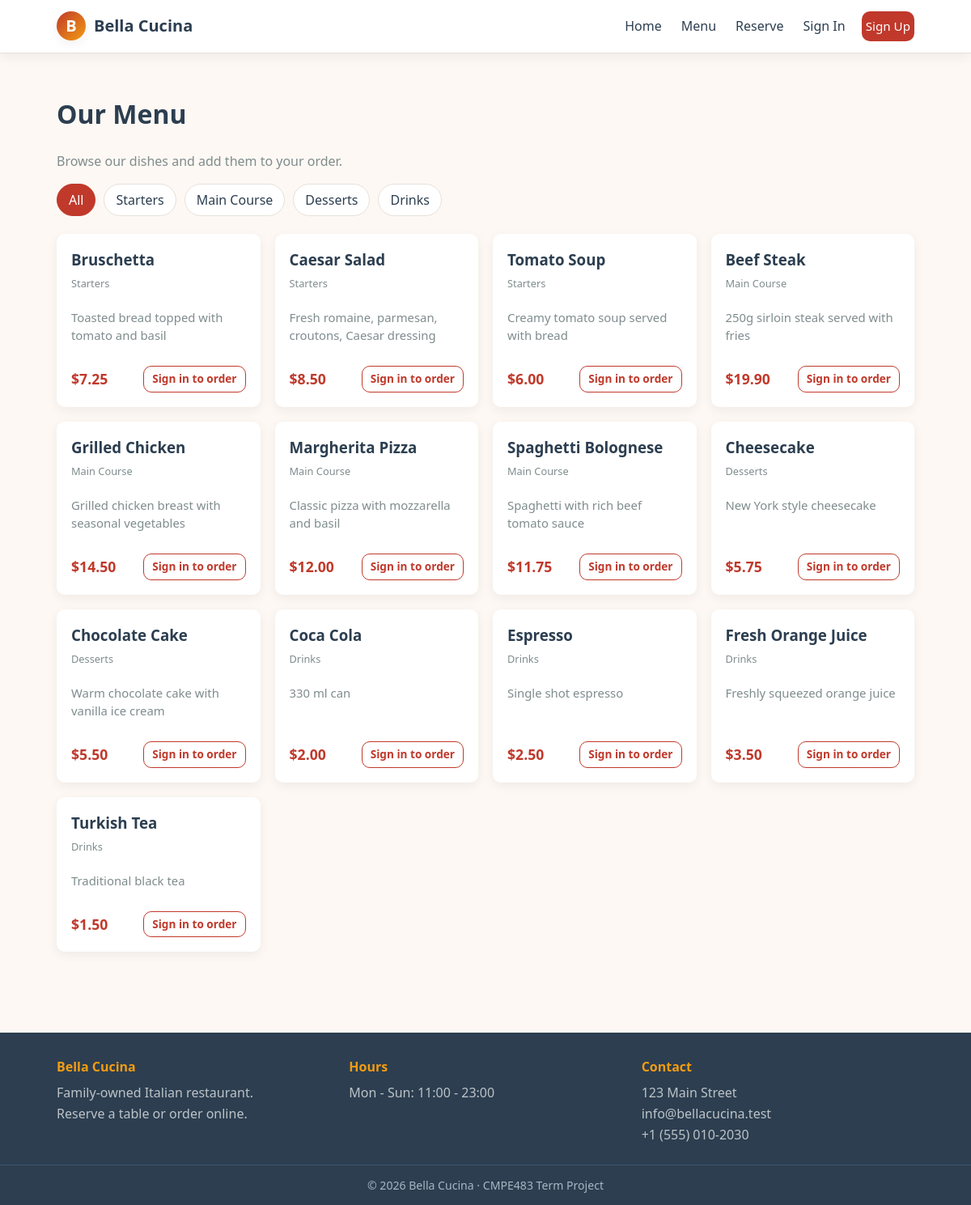
Page /menu.php on the committed database.
### tables this page shows
CREATE TABLE categories (
    id          INT AUTO_INCREMENT PRIMARY KEY,
    name        VARCHAR(80) NOT NULL UNIQUE,
    description VARCHAR(255) DEFAULT NULL,
    created_at  TIMESTAMP DEFAULT CURRENT_TIMESTAMP
);

CREATE TABLE menu_items (
    id           INT AUTO_INCREMENT PRIMARY KEY,
    category_id  INT NOT NULL,
    name         VARCHAR(120) NOT NULL,
    description  TEXT,
    price        DECIMAL(8,2) NOT NULL,
    image        VARCHAR(255) DEFAULT NULL,
    available    TINYINT(1) NOT NULL DEFAULT 1,
    created_at   TIMESTAMP DEFAULT CURRENT_TIMESTAMP,
    CONSTRAINT fk_menu_category
        FOREIGN KEY (category_id) REFERENCES categories(id)
        ON DELETE CASCADE
);

### includes/functions.php (called while the page is built, shortened)
<?php
function e($value) {
    return htmlspecialchars((string)$value, ENT_QUOTES, 'UTF-8');
}
function is_logged_in() {
    return isset($_SESSION['user_id']);
}
function base_url($path = '') {
    $script = str_replace('\\', '/', dirname($_SERVER['SCRIPT_NAME']));
    return rtrim($script, '/') . '/' . ltrim($path, '/');
}
function price($value) {
    return '$' . number_format((float)$value, 2);
}

### menu.php (the view, shortened to what this page needs)
<?php
require_once __DIR__ . '/config/db.php';
require_once __DIR__ . '/includes/functions.php';
$selected_cat = isset($_GET['cat']) ? (int)$_GET['cat'] : 0;
$categories = $conn->query("SELECT * FROM categories ORDER BY id");
if ($selected_cat > 0) {
    $stmt = $conn->prepare(
        "SELECT m.*, c.name AS category_name
         FROM menu_items m
         JOIN categories c ON c.id = m.category_id
         WHERE m.category_id = ?
         ORDER BY m.name"
    );
    $stmt->bind_param('i', $selected_cat);
    $stmt->execute();
    $items = $stmt->get_result();
} else {
    $items = $conn->query(
        "SELECT m.*, c.name AS category_name
         FROM menu_items m
         JOIN categories c ON c.id = m.category_id
         ORDER BY c.id, m.name"
    );
}
include __DIR__ . '/includes/header.php';
?>
<h1>Our Menu</h1>
<p class="text-muted">Browse our dishes and add them to your order.</p>
<div class="menu-categories">
    <a href="menu.php" class="<?= $selected_cat === 0 ? 'active' : '' ?>">All</a>
    <?php while ($c = $categories->fetch_assoc()): ?>
        <a href="menu.php?cat=<?= (int)$c['id'] ?>"
           class="<?= $selected_cat === (int)$c['id'] ? 'active' : '' ?>">
            <?= e($c['name']) ?>
        </a>
    <?php endwhile; ?>
</div>
<?php if ($items->num_rows === 0): ?>
    <div class="empty-state">
        <h3>No items found</h3>
        <p>There are no items in this category yet.</p>
    </div>
<?php else: ?>
    <div class="menu-grid">
        <?php while ($item = $items->fetch_assoc()): ?>
            <div class="menu-item">
                <h3><?= e($item['name']) ?></h3>
                <p class="text-muted" style="font-size:0.8rem; margin:2px 0 6px;">
                    <?= e($item['category_name']) ?>
                </p>
                <p class="desc"><?= e($item['description']) ?></p>
                <div class="price-row">
                    <span class="price"><?= e(price($item['price'])) ?></span>
                    <?php if ((int)$item['available'] === 1): ?>
                        <?php if (is_logged_in() && !is_admin()): ?>
                            <form method="post" action="<?= e(base_url('cart.php')) ?>" class="inline-form">
                                <input type="hidden" name="action" value="add">
                                <input type="hidden" name="item_id" value="<?= (int)$item['id'] ?>">
                                <button class="btn btn-primary btn-sm" type="submit">Add to order</button>
                            </form>
                        <?php elseif (!is_logged_in()): ?>
                            <a class="btn btn-outline btn-sm"
                               href="<?= e(base_url('login.php')) ?>">Sign in to order</a>
                        <?php endif; ?>
                    <?php else: ?>
                        <span class="unavailable">Unavailable</span>
                    <?php endif; ?>
                </div>
            </div>
        <?php endwhile; ?>
    </div>
<?php endif; ?>
<?php include __DIR__ . '/includes/footer.php'; ?>

### includes/header.php (shortened to what this page needs)
<?php
require_once __DIR__ . '/functions.php';
?>
<!DOCTYPE html>
<html lang="en">
<head>
    <link rel="stylesheet" href="<?= e(base_url('assets/css/style.css')) ?>">
</head>
<body>
<header class="site-header">
    <div class="container nav">
        <a class="brand" href="<?= e(base_url('index.php')) ?>">
            <span class="brand-mark">B</span>
            <span class="brand-text">Bella Cucina</span>
        </a>
        <nav class="nav-links">
            <a href="<?= e(base_url('index.php')) ?>">Home</a>
            <a href="<?= e(base_url('menu.php')) ?>">Menu</a>
            <a href="<?= e(base_url('reservation.php')) ?>">Reserve</a>
            <?php if (is_logged_in()): ?>
                <a href="<?= e(base_url('my_reservations.php')) ?>">My Reservations</a>
                <a href="<?= e(base_url('cart.php')) ?>">
                    Cart
                    <?php $cc = cart_count(); if ($cc > 0): ?>
                        <span class="badge"><?= (int)$cc ?></span>
                    <?php endif; ?>
                </a>
                <?php if (is_admin()): ?>
                    <a class="admin-link" href="<?= e(base_url('admin/dashboard.php')) ?>">Admin</a>
                <?php endif; ?>
                <span class="nav-user">Hi, <?= e($_SESSION['full_name']) ?></span>
                <a class="btn btn-outline" href="<?= e(base_url('logout.php')) ?>">Logout</a>
            <?php else: ?>
                <a href="<?= e(base_url('login.php')) ?>">Sign In</a>
                <a class="btn btn-primary" href="<?= e(base_url('signup.php')) ?>">Sign Up</a>
            <?php endif; ?>
        </nav>
    </div>
</header>
<main class="container main">

### includes/footer.php (shortened to what this page needs)
</main>
<footer class="site-footer">
    <div class="container footer-grid">
        <div>
            <h4>Bella Cucina</h4>
            <p>Family-owned Italian restaurant.<br>Reserve a table or order online.</p>
        </div>
        <div>
            <h4>Hours</h4>
            <p>Mon - Sun: 11:00 - 23:00</p>
        </div>
        <div>
            <h4>Contact</h4>
            <p>123 Main Street<br>info@bellacucina.test<br>+1 (555) 010-2030</p>
        </div>
    </div>
    <div class="copyright">
        &copy; <?= date('Y') ?> Bella Cucina &middot; CMPE483 Term Project
    </div>
</footer>
</body>
</html>

### assets/css/style.css (style rules this page uses)
:root { --primary: #c0392b; --primary-dark: #962d22; --accent: #f39c12; --bg: #fdf8f3; --surface: #ffffff; --text: #2c3e50; --muted: #7f8c8d; --border: #e6e1da; --success: #2ecc71; --warning: #f39c12; --error: #e74c3c; --info: #3498db; --radius: 10px; --shadow: 0 4px 14px rgba(0,0,0,0.06); --shadow-lg: 0 12px 30px rgba(0,0,0,0.10); }
* { box-sizing: border-box; }
html, body { margin: 0; padding: 0; font-family: 'Segoe UI', 'Helvetica Neue', Arial, sans-serif; background: var(--bg); color: var(--text); line-height: 1.5; }
a { color: var(--primary); text-decoration: none; }
.container { max-width: 1100px; margin: 0 auto; padding: 0 20px; }
.main { padding: 30px 20px 60px; min-height: 60vh; }
.site-header { background: var(--surface); border-bottom: 1px solid var(--border); box-shadow: var(--shadow); position: sticky; top: 0; z-index: 50; }
.nav { display: flex; align-items: center; justify-content: space-between; padding: 14px 20px; flex-wrap: wrap; gap: 10px; }
.brand { display: flex; align-items: center; gap: 10px; font-weight: 700; font-size: 1.25rem; color: var(--text); }
.brand-mark { width: 36px; height: 36px; background: linear-gradient(135deg, var(--primary), var(--accent)); color: #fff; display: grid; place-items: center; border-radius: 50%; font-weight: 800; box-shadow: var(--shadow); }
.nav-links { display: flex; align-items: center; gap: 16px; flex-wrap: wrap; }
.nav-links a { color: var(--text); font-weight: 500; padding: 6px 4px; position: relative; }
.btn { display: inline-block; padding: 9px 16px; border-radius: var(--radius); font-weight: 600; cursor: pointer; border: 1px solid transparent; text-align: center; transition: transform 0.1s ease, background 0.2s ease, color 0.2s ease; font-size: 0.95rem; }
.btn-primary { background: var(--primary); color: #fff !important; }
.btn-outline { border-color: var(--primary); color: var(--primary) !important; background: transparent; }
.btn-sm { padding: 5px 10px; font-size: 0.85rem; }
.menu-categories { display: flex; flex-wrap: wrap; gap: 10px; margin-bottom: 22px; }
.menu-categories a { padding: 7px 14px; background: var(--surface); border-radius: 999px; border: 1px solid var(--border); color: var(--text); font-weight: 500; }
.menu-categories a.active { background: var(--primary); color: #fff !important; border-color: var(--primary); }
.menu-grid { display: grid; grid-template-columns: repeat(auto-fill, minmax(240px, 1fr)); gap: 18px; }
.menu-item { background: var(--surface); border-radius: var(--radius); padding: 18px; box-shadow: var(--shadow); display: flex; flex-direction: column; transition: transform 0.15s ease; }
.menu-item h3 { margin: 0 0 4px; }
.menu-item .desc { color: var(--muted); font-size: 0.93rem; flex: 1; }
.menu-item .price-row { display: flex; justify-content: space-between; align-items: center; margin-top: 12px; }
.menu-item .price { color: var(--primary); font-weight: 700; font-size: 1.1rem; }
.site-footer { background: #2c3e50; color: #ecf0f1; margin-top: 40px; padding: 30px 0 0; }
.site-footer h4 { margin: 0 0 8px; color: var(--accent); }
.site-footer p { margin: 0; color: #bdc3c7; line-height: 1.6; }
.footer-grid { display: grid; grid-template-columns: repeat(auto-fit, minmax(220px, 1fr)); gap: 24px; padding-bottom: 24px; }
.copyright { text-align: center; border-top: 1px solid #3b556e; padding: 14px; font-size: 0.88rem; color: #a8b6c4; }
.text-muted { color: var(--muted); }

### rows in the picture
categories: name "Starters"
categories: name "Main Course"
categories: name "Desserts"
categories: name "Drinks"
menu_items: name "Bruschetta", category.name "Starters", description "Toasted bread topped with tomato and basil", price "$7.25"
menu_items: name "Caesar Salad", category.name "Starters", description "Fresh romaine, parmesan, croutons, Caesar dressing", price "$8.50"
menu_items: name "Tomato Soup", category.name "Starters", description "Creamy tomato soup served with bread", price "$6.00"
menu_items: name "Beef Steak", category.name "Main Course", description "250g sirloin steak served with fries", price "$19.90"
menu_items: name "Grilled Chicken", category.name "Main Course", description "Grilled chicken breast with seasonal vegetables", price "$14.50"
menu_items: name "Margherita Pizza", category.name "Main Course", description "Classic pizza with mozzarella and basil", price "$12.00"
menu_items: name "Spaghetti Bolognese", category.name "Main Course", description "Spaghetti with rich beef tomato sauce", price "$11.75"
menu_items: name "Cheesecake", category.name "Desserts", description "New York style cheesecake", price "$5.75"
menu_items: name "Chocolate Cake", category.name "Desserts", description "Warm chocolate cake with vanilla ice cream", price "$5.50"
menu_items: name "Coca Cola", category.name "Drinks", description "330 ml can", price "$2.00"
menu_items: name "Espresso", category.name "Drinks", description "Single shot espresso", price "$2.50"
menu_items: name "Fresh Orange Juice", category.name "Drinks", description "Freshly squeezed orange juice", price "$3.50"
menu_items: name "Turkish Tea", category.name "Drinks", description "Traditional black tea", price "$1.50"
